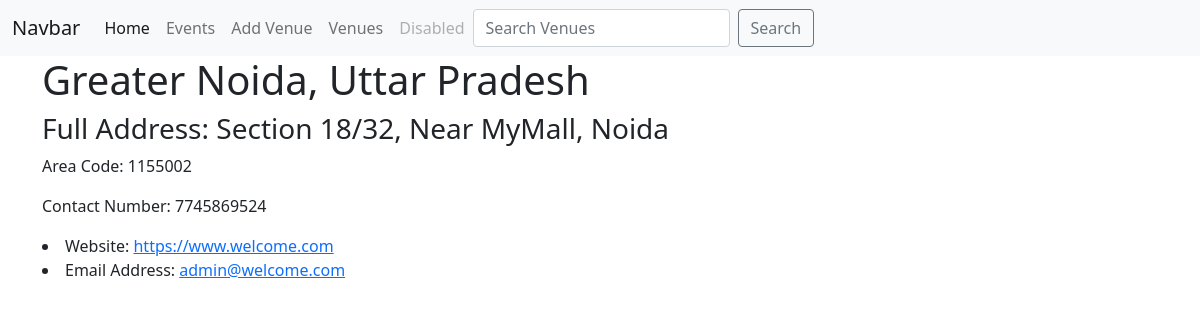
Page /show_venue_details/10 on the committed database.
### events/models.py (models this page shows, shortened)
class Venue(models.Model):
    venue_place = models.CharField('Place of Event', max_length=200)
    address = models.CharField('Venue Address', max_length=200)
    zip_code = models.CharField('Zip Code', max_length=100)
    phone = models.CharField('Contact Number', max_length=100)
    web_address =  models.URLField('Website Address')
    email_address = models.EmailField('Email Address')

### events/views.py (the view)
# urls.py: path('show_venue_details/<venue_id>', views.show_venue, name="show-venue"),
def show_venue(request, venue_id):
    venue_detail = Venue.objects.get(pk=venue_id)
    return render(request, 'venue-detail.html',{'venue_detail':venue_detail})

### templates/venue-detail.html
{% extends 'base.html' %}
{% block body%}
<div class="container">
    <div class="event-detail">
        <h1>{{venue_detail.venue_place}}</h1>
        <h3>Full Address: {{venue_detail.address}}</h3>
        <p>Area Code: {{venue_detail.zip_code}}</p>
        <p>Contact Number: {{venue_detail.phone}}</p>
        <li> Website: <a href="{{venue_detail.web_address}}">{{venue_detail.web_address}}</a></li>
        <li> Email Address: <a href="{{venue_detail.email_address}}">{{venue_detail.email_address}}</a></li>
    </div>
</div>
{% endblock body%}

### rows in the picture
Venue: venue_place "Greater Noida, Uttar Pradesh", address "Section 18/32, Near MyMall, Noida", zip_code "1155002", phone "7745869524", web_address "https://www.welcome.com", email_address "admin@welcome.com"
